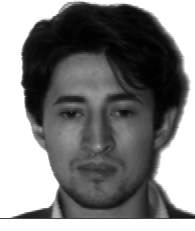
#> input picture HW7/Yale_Face_Database/Training/subject03.centerlight.pgm, 195 x 231 px
$ jupyter execute --allow-errors 'ML_HW7_310551154_林子恒.ipynb'
#> lines starting #> are read from the running program, lines starting #| are printed output that depends on the picture; after the words box and inside, x2 and y2 are one past the last pixel; in counts of white or black regions, pixels touching at a corner belong together
[cell 1]
from PIL import Image, ImageDraw
import matplotlib.pyplot as plt
import collections
from os import listdir
import sys
import numpy as np
import numba as nb
from scipy.spatial.distance import cdist, pdist, squareform

[cell 2]
WIDTH, HEIGHT = 50, 50

def read_face(path):
    faces, labels = [], []
    for file in listdir(path):
        if file.split(".")[-1] != "pgm":
            continue
        with Image.open(path + file) as face:
            face = face.resize([HEIGHT,WIDTH])
            faces.append([np.array(face).reshape(1,-1)])
            labels.append(file.split(".")[0])

    faces = np.concatenate(faces,axis=0)
    #print(faces.shape)
    faces = faces.reshape((faces.shape[0],faces.shape[2]))
    #print(faces.shape)
    return faces, labels

faces, lables = read_face("./Yale_Face_Database/Training/")
#> in read_face, face is the input picture: PIL image 195x231 L; min 0, max 255, mean 128.2
#> in read_face, `face = face.resize([HEIGHT,WIDTH])`:
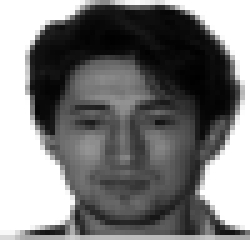
#> face: PIL image 50x50 L (shown 5 times larger); min 0, max 255, mean 127.9
#> lables = ['subject03']

[cell 3]
class KNN():
    def __init__(self, train_space, test_space, train_labels, test_labels, k):
        self.train_space = train_space
        self.test_space = test_space
        self.train_labels = train_labels
        self.test_labels = test_labels
        self.k = k
        self.embedding_space = np.vstack((self.train_space, self.test_space))
        self.distance_matrix = None
        self.acc = None

    def cal_distance_matrix(self):
        self.distance_matrix = squareform(pdist(self.embedding_space,metric="euclidean"))[135:,:135]
        return self.distance_matrix

    def run(self):
        self.cal_distance_matrix()
        predict_label = []
        for i in range(self.test_space.shape[0]):
            closest_point_index = np.argsort(self.distance_matrix[i])[:self.k]
            vote_list = [ self.train_labels[j] for j in closest_point_index ]
            counter=collections.Counter(vote_list)
            predict_label.append(counter.most_common(1)[0][0])

        acc = 0
        for i in range(self.test_space.shape[0]):
            if predict_label[i] == self.test_labels[i]:
                acc += 1

        self.acc = acc / self.test_space.shape[0]
        print(f"KNN accuracy is {self.acc}")

[cell 4]
def linear_kernel(X1,X2):
    kernel = X1.T @ X2
    return kernel

# [9 lines left out: functions poly_kernel, RBF_kernel, not called in this run]

[cell 5]
class PCA():
    def __init__(self, data, k, is_kernel=False,kernel_mode=None):
        self.data = data
        self.k = k
        self.random = 10
        self.is_kernel = is_kernel
        self.kernel_mode = kernel_mode
        self.conv = None
        self.eigenvalue = None
        self.eigenvector = None
        self.w = None
        self.projection = None

    def get_covariance(self, data):
        if self.is_kernel:
            k = self.kernel_mode(data,data)
            n = k.shape[0]
            one_N = np.ones((n,n)) / n
            conv = k - one_N @ k - k @ one_N + one_N @ k @ one_N
            self.conv = conv
        else:
            mean = np.mean(data, axis=0, keepdims=False)
            n = data.shape[0]
            A = self.data - mean
            conv = (A.T @ A) / n
            self.conv = conv
        return conv

    def eigen_decpmposition(self, conv, k):
        eigenvalues, eigenvectors = np.linalg.eigh(conv)
        index = np.flip(np.argsort(eigenvalues))[:k]

        self.eigenvalue, self.eigenvector = eigenvalues[index], eigenvectors[:,index]
        self.w = self.eigenvector
        return self.eigenvalue, self.eigenvector

    def random_reconstruction(self):
        random_face = np.vstack([ [self.data[random]] for random in np.random.randint(0,self.data.shape[0],10)])
        reconstruction = (random_face @ self.w) @ self.w.T
        self.show_image(reconstruction,merge=True)
        pass

    def show_image(self,data,merge=False,file_path=None):
        if data.shape[0] > data.shape[1]:
            data = data.T
        if merge == True:
            row_number = (data.shape[0] // 5)
            remain = data.shape[0] % 5
            row = []
            for i in range(row_number):
                row_face = np.hstack([[data[j].reshape(WIDTH,HEIGHT)][0] for j in range(i*5,i*5+5)])
                row.append(row_face)

            picture = np.vstack([ [row[j]][0] for j in range(len(row))])
            plt.imshow(picture, cmap='gray')
            plt.show()
        else:
            for face in data:
                plt.imshow(face.reshape(WIDTH,HEIGHT), cmap='gray')
                plt.show()
        if not file_path == None:
            plt.save(file_path)

    def run(self):
        self.get_covariance(self.data)
        self.eigen_decpmposition(self.conv, self.k)
        self.show_image(self.eigenvector,merge=True)
        self.projection = self.data @ self.w
        return self.projection, self.w

# PCA part 1
train_faces, train_lables = read_face("./Yale_Face_Database/Training/")
#> train_lables = ['subject03']
PCA_train = PCA(train_faces,25)
PCA_train.run()
#> in get_covariance, `mean = np.mean(data, axis=0, keepdims=False)`: mean = 2500 values, max 255 at index 0, min 0 at index 789, mean 127.9
#> in get_covariance, `conv = (A.T @ A) / n`: conv: shape (2500, 2500) float64; every value is 0
#> in eigen_decpmposition, `eigenvalues, eigenvectors = np.linalg.eigh(conv)`:
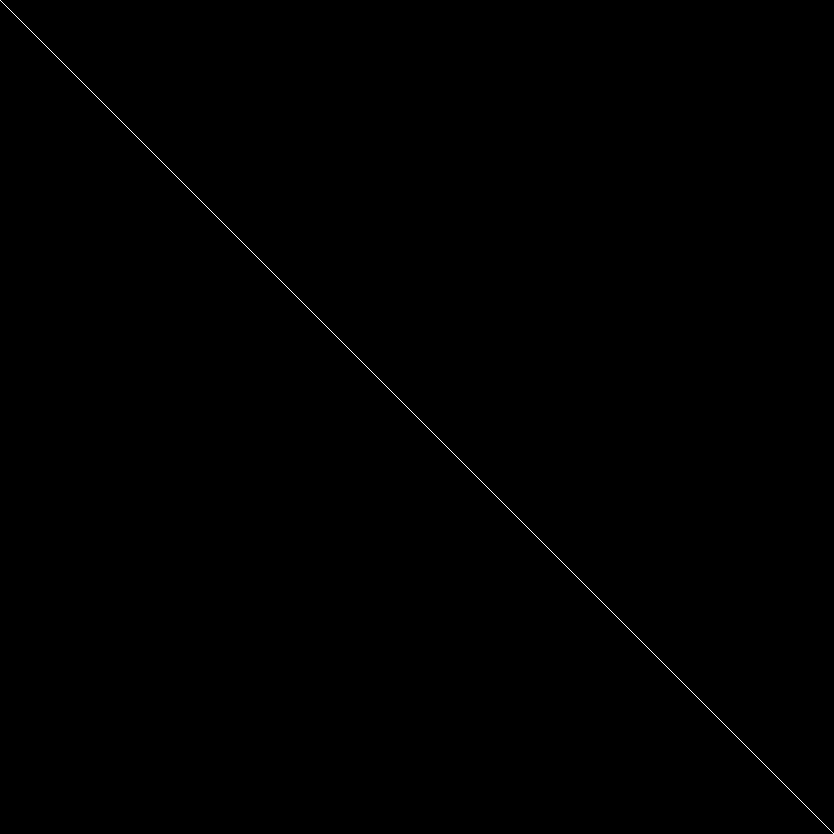
#> eigenvectors: shape (2500, 2500) float64 (shown at 1/3 size); values 0 (black) and 1 (white), 0.04% white in thin lines or dots
#> in eigen_decpmposition, `eigenvalues, eigenvectors = np.linalg.eigh(conv)`: eigenvalues = 2500 values from 0 to 0
#> in eigen_decpmposition, `index = np.flip(np.argsort(eigenvalues))[:k]`: index = 25 values, max 2499 at index 0, min 821 at index 17, mean 904.8
#> in eigen_decpmposition, `self.eigenvalue, self.eigenvector = eigenvalues[index], eigenvectors[:..`: self.eigenvalue = 25 values from 0 to 0
#> the loop in show_image, `for i in range(row_number):` made 5 passes
#> pass 1, in show_image, `row_face = np.hstack([[data[j].reshape(WIDTH,HEIGHT)][0] for j in rang..`:
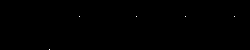
#> row_face: shape (50, 250) float64; values 0 (black) and 1 (white), 0.04% white in thin lines or dots, all inside (x1, y1, x2, y2) = (49, 16, 235, 50)
#> after the loop in show_image, `for i in range(row_number):`: row = 5 items
#> in show_image, `picture = np.vstack([ [row[j]][0] for j in range(len(row))])`:
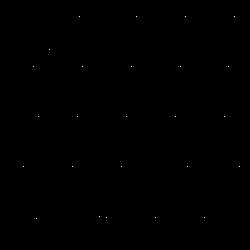
#> picture: shape (250, 250) float64; values 0 (black) and 1 (white), 0.04% white in thin lines or dots, all inside (x1, y1, x2, y2) = (23, 16, 240, 219)
print("----------------------------------------------------------")
PCA_train.random_reconstruction()
#> call 2 of show_image, with data = array of shape (10, 2500), merge = True
#> after the loop in show_image (call 2), `for i in range(row_number):`: row = 2 items
#> in show_image (call 2), `picture = np.vstack([ [row[j]][0] for j in range(len(row))])`:
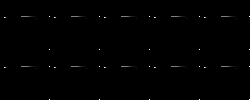
#> picture: shape (100, 250) float64; min 0, max 255, mean 0.9

# PCA part 2
train_faces, train_lables = read_face("./Yale_Face_Database/Training/")
print(train_faces.shape)
#| (1, 2500)
PCA_train = PCA(train_faces,25)
PCA_train.run()

test_faces, test_lables = read_face("./Yale_Face_Database/Testing/")
#> call 4 of read_face, with path = './Yale_Face_Database/Testing/'
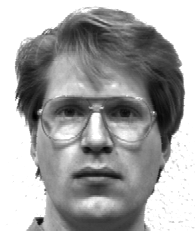
#> input picture HW7/Yale_Face_Database/Testing/subject01.glasses.pgm, 195 x 231 px
#> in read_face, face is the input picture: PIL image 195x231 L; min 0, max 255, mean 163.7
#> in read_face (call 4), `face = face.resize([HEIGHT,WIDTH])`:
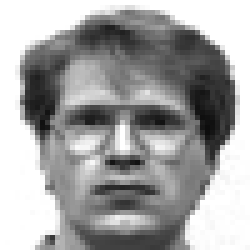
#> face: PIL image 50x50 L (shown 5 times larger); min 13, max 255, mean 163.5
#> test_lables = ['subject01']

train_space = PCA_train.projection
test_space = test_faces @ PCA_train.w
simple_PCA_KNN = KNN(train_space, test_space, train_lables, test_lables, k = 5)
#> in __init__, `self.train_labels = train_labels`: self.train_labels = ['subject03']
#> in __init__, `self.test_labels = test_labels`: self.test_labels = ['subject01']
#> (the rest of this cell did not finish here and is left out)

#> in cal_distance_matrix, `self.distance_matrix = squareform(pdist(self.embedding_space,metric="e..`: self.distance_matrix = empty array
#> after the loop in run, `for i in range(self.test_space.shape[0]):`: predict_label = []


# PCA part 3
kernel_list = [linear_kernel, poly_kernel, RBF_kernel]
for i, kernel in enumerate(kernel_list):
    train_faces, train_lables = read_face("./Yale_Face_Database/Training/")
    #kernel = linear_kernel(train_faces,train_faces)
    PCA_train = PCA(train_faces, 25, is_kernel=True,kernel_mode=kernel)
    PCA_train.run()

    test_faces, test_lables = read_face("./Yale_Face_Database/Testing/")
    train_space = PCA_train.projection
    test_space = test_faces @ PCA_train.w
    kernel_PCA_KNN = KNN(train_space, test_space, train_lables, test_lables, k = 5)
    kernel_PCA_KNN.run()

[cell 6]
class LDA():
    def __init__(self, data, labels, k, is_kernel=False,kernel_mode=None):
        self.data = data
        self.labels = labels
        self.k = k
        self.random = 10
        self.is_kernel = is_kernel
        self.kernel_mode = kernel_mode
        self.class_matrix = None
        self.total_mean = None
        self.class_mean = None
        self.class_num =None
        self.SW = None
        self.SB = None
        self.matrix = None
        self.projection = None
        if self.is_kernel == True:
            self.kernel = kernel_mode(self.data, self.data)

    def compute_mean(self):
        total_mean = np.mean(self.data,axis=0)
        class_matrix = np.zeros((self.data.shape[0],len(np.unique(self.labels))))
        for index, c in enumerate(self.labels):
            class_matrix[index, int(c[-2:])-1] = 1

        #print(np.sum(class_matrix,axis=0))
        class_mean = (self.data.T @ class_matrix) / np.sum(class_matrix,axis=0)
        #print(class_mean.shape)
        self.class_matrix = class_matrix
        self.total_mean = total_mean
        self.class_mean = class_mean

    # [65 lines left out: functions compute_within, compute_between, eigen_decpmposition, random_reconstruction, show_image, not called in this run]


    def run(self):
        self.compute_mean()
        self.compute_between()
        self.compute_within()
        SW_inv = np.linalg.pinv(self.SW)
        self.matrix = SW_inv @ self.SB
        self.eigen_decpmposition(self.matrix, self.k)
        self.show_image(self.eigenvector,merge=True)
        self.projection = self.data @ self.w

# [23 lines of commented-out code are left out]
kernel_list = [linear_kernel, poly_kernel, RBF_kernel]
#> (the rest of this cell did not finish here and is left out)

#> in __init__, `self.labels = labels`: self.labels = ['subject03']
#> in linear_kernel, `kernel = X1.T @ X2`:
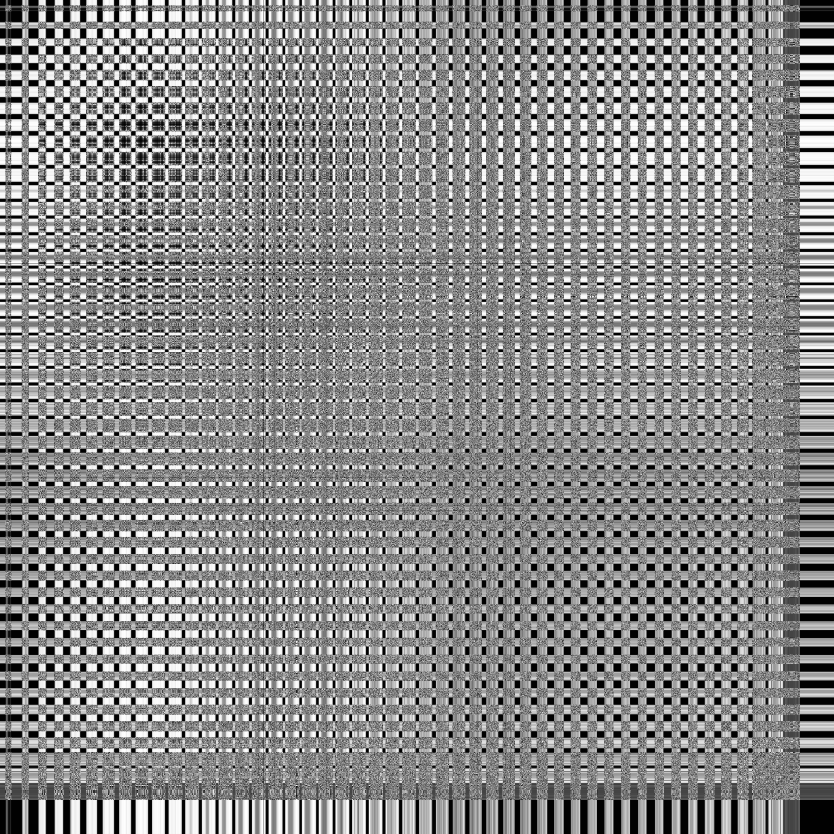
#> kernel: shape (2500, 2500) (shown at 1/3 size); min 0, max 255, mean 137.6
    LDA_train.run()
#> in compute_mean, `total_mean = np.mean(self.data,axis=0)`: total_mean has the same summary as mean in get_covariance
#> in compute_mean, `class_matrix = np.zeros((self.data.shape[0],len(np.unique(self.labels)..`: class_matrix = [0]
#> the loop in compute_mean, `for index, c in enumerate(self.labels):` made 1 pass

    test_faces, test_lables = read_face("./Yale_Face_Database/Testing/")
    train_space = LDA_train.projection
    test_space = test_faces @ LDA_train.w
    kernel_LDA_KNN = KNN(train_space, test_space, train_lables, test_lables, k = 5)
    kernel_LDA_KNN.run()
